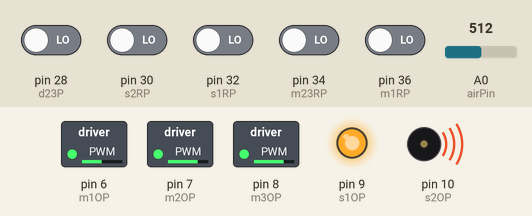
Recording of a sketch running on a simulated Arduino Mega 2560, built with avr-gcc and run on an emulated ATmega2560. Parts: switched loads named in the sketch (green lamp = pin HIGH), output pins drawn as LEDs (lit = HIGH), buzzer (waves = sounding). The test bench sets the inputs (shaded band); at power-on: pin 28 (d23P), pin 30 (s2RP), pin 32 (s1RP), pin 34 (m23RP), pin 36 (m1RP) LOW, A0 (airPin) = 512. Pins used as bus, display or sensor lines are not drawn.

Above: at 0.1 s.
At 2.1 s:
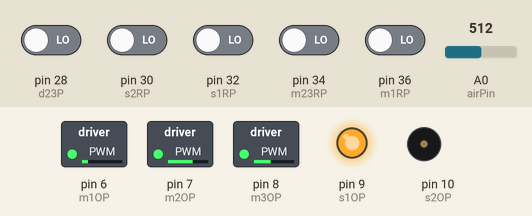
Timing chart, 0 to 3.6 s (numbered marks = the images above):
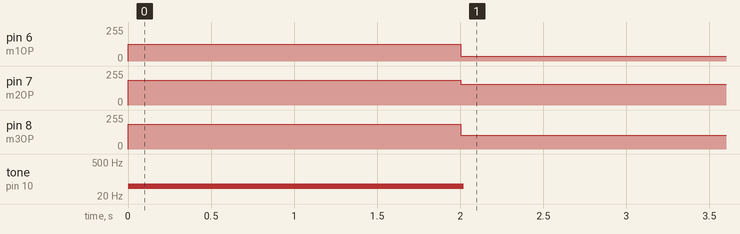

The sketch:

main.ino
```cpp
/*
 * @Author: Phocidae
 * @Date: 2020-05-09 23:23:08
 * @Description: 适用于第一版PCB板
 * @FilePath: \main\main.ino
 */

#include <Wire.h>

#include "motors.h"
#include "JY901.h"
#include "getAttitude.h"
#include "airspeed.h"
#include "APC220.h"


/*class*/
motors   planMotors;
Attitude planAttitude;
airspeed planAirspeed;
APC220   planData;

float OFFSET;

void setup()
{
    planData.setAPC220();

    planMotors.setTimer4();
    planMotors.setTimer2();

    Serial.begin(9600);//for JY901
    Serial3.begin(9600);//for APC220

    OFFSET=planAirspeed.getOffset();

    planMotors.planSignal={986,986,1475,1475,1475};//接收机信号初值
}


void loop()
{
    //控制电机部分
    planMotors.planSignal=planMotors.readSignal();
    planMotors.Output(planMotors.planSignal);


    //for JY901
    while (Serial.available())
{
    JY901.CopeSerialData(Serial.read()); //Call JY901 data cope function
}

    //读取JY901数据部分
    planAttitude.JYTime=planAttitude.getTime(JY901.stcTime.ucMinute,(float)JY901.stcTime.ucSecond,(float)JY901.stcTime.usMiliSecond);
    planAttitude.JYAcc=planAttitude.getAcc((float)JY901.stcAcc.a[0],(float)JY901.stcAcc.a[1],(float)JY901.stcAcc.a[2]);
    planAttitude.JYGyro=planAttitude.getGyro((float)JY901.stcGyro.w[0],(float)JY901.stcGyro.w[1],(float)JY901.stcGyro.w[2]);
    planAttitude.JYAngle=planAttitude.getAngle((float)JY901.stcAngle.Angle[0],(float)JY901.stcAngle.Angle[1],(float)JY901.stcAngle.Angle[2]);

    //demo for Airspeed
    float airSpeed=planAirspeed.getAirspeed(OFFSET);

    planAttitude.JYPress=planAttitude.getPress(JY901.stcPress.lPressure,(float)JY901.stcPress.lAltitude,airSpeed);


    //发送数据
    planData.comTime(planAttitude.JYTime);
    planData.comAcc(planAttitude.JYAcc);
    planData.comGyro(planAttitude.JYGyro);
    planData.comAngle(planAttitude.JYAngle);
    planData.comPress(planAttitude.JYPress);

/*
    //frequncy test
    unsigned long starttime;
    unsigned long stoptime;
    unsigned long looptime;
    starttime = 1000*millis();
    stoptime = 1000*millis();
    looptime = stoptime - starttime;
    Serial.print("Time(us)="); Serial.println(looptime);

    //demo for JY901
    Serial.print("Acc0=");Serial.println((float)planAttitude.JYAcc.ac0);
    Serial.print("Acc1=");Serial.println((float)planAttitude.JYAcc.ac1);
    Serial.print("Acc2=");Serial.println((float)planAttitude.JYAcc.ac2);

    //demo for Airspeed
    Serial.print("Airspeed="); Serial.println(airSpeed);  //若显示Airspeed为"nan",表示传感器安装错误
*/
}
```

APC220.cpp
```cpp
/*
 * @Descripttion: 此程序用于使用APC220回传数据
 * @version:
 * @Author: Phocidae
 * @Date: 2020-05-09 23:23:08
 */

#include "Arduino.h"
#include "APC220.h"

void APC220::setAPC220()
{
    Serial3.begin(9600);
    Serial3.println("APC220 initiated");
    Serial3.println("please wait 3s");
}

/*至少需要传输6组共15个数据,默认回传保留3位小数*/
void APC220::comTime(struct Time planTime)
{
    Serial3.println(planTime.minute);
    Serial3.println(planTime.second);
    Serial3.println(planTime.ms);
}

void APC220::comAcc(struct Acc planAcc)
{
    Serial3.println(planAcc.ac0);
    Serial3.println(planAcc.ac1);
    Serial3.println(planAcc.ac2);
}

void APC220::comGyro(struct Gyro planGyro)
{
    Serial3.println(planGyro.gy0);
    Serial3.println(planGyro.gy1);
    Serial3.println(planGyro.gy2);
}

void APC220::comAngle(struct angle planAngle)
{
    Serial3.println(planAngle.an0);
    Serial3.println(planAngle.an1);
    Serial3.println(planAngle.an2);
}

void APC220::comPress(struct Press planPress)
{
    Serial3.println(planPress.JYlPressure);
    Serial3.println(planPress.JYlAltitude);
    Serial3.println(planPress.Airspeed);
}
```

APC220.h
```cpp
/*
 * @Descripttion: 此程序用于使用APC220回传数据
 * @version:
 * @Author: Phocidae
 * @Date: 2020-05-09 23:23:08
 */


#ifndef APC220_h
#define APC220_h

#include "Arduino.h"
#include "getAttitude.h"

//APC220使用Serial3

class APC220
{
    public:
      void setAPC220();//初始化APC220
      void comTime(struct Time);
      void comAcc(struct Acc);
      void comGyro(struct Gyro);
      void comAngle(struct angle);
      void comPress(struct Press);
};

#endif
```

JY901.cpp
```cpp
#include "JY901.h"
#include "string.h"

CJY901 ::CJY901 ()
{
	ucDevAddr =0x50;
}
void CJY901::StartIIC()
{
	ucDevAddr = 0x50;
	Wire.begin();
}
void CJY901::StartIIC(unsigned char ucAddr)
{
	ucDevAddr = ucAddr;
	Wire.begin();
}
void CJY901 ::CopeSerialData(unsigned char ucData)
{
	static unsigned char ucRxBuffer[250];
	static unsigned char ucRxCnt = 0;

	ucRxBuffer[ucRxCnt++]=ucData;
	if (ucRxBuffer[0]!=0x55)
	{
		ucRxCnt=0;
		return;
	}
	if (ucRxCnt<11) {return;}
	else
	{
		switch(ucRxBuffer[1])
		{
			case 0x50:	memcpy(&stcTime,&ucRxBuffer[2],8);break;
			case 0x51:	memcpy(&stcAcc,&ucRxBuffer[2],8);break;
			case 0x52:	memcpy(&stcGyro,&ucRxBuffer[2],8);break;
			case 0x53:	memcpy(&stcAngle,&ucRxBuffer[2],8);break;
			case 0x54:	memcpy(&stcMag,&ucRxBuffer[2],8);break;
			case 0x55:	memcpy(&stcDStatus,&ucRxBuffer[2],8);break;
			case 0x56:	memcpy(&stcPress,&ucRxBuffer[2],8);break;
			case 0x57:	memcpy(&stcLonLat,&ucRxBuffer[2],8);break;
			case 0x58:	memcpy(&stcGPSV,&ucRxBuffer[2],8);break;
			case 0x59:	memcpy(&stcQuater,&ucRxBuffer[2],8);break;
			case 0x5a:	memcpy(&stcSN,&ucRxBuffer[2],8);break;
		}
		ucRxCnt=0;
	}
}
void CJY901::readRegisters(unsigned char deviceAddr,unsigned char addressToRead, unsigned char bytesToRead, char * dest)
{
  Wire.beginTransmission(deviceAddr);
  Wire.write(addressToRead);
  Wire.endTransmission(false); //endTransmission but keep the connection active

  Wire.requestFrom(deviceAddr, bytesToRead); //Ask for bytes, once done, bus is released by default

  while(Wire.available() < bytesToRead); //Hang out until we get the # of bytes we expect

  for(int x = 0 ; x < bytesToRead ; x++)
    dest[x] = Wire.read();
}
void CJY901::writeRegister(unsigned char deviceAddr,unsigned char addressToWrite,unsigned char bytesToRead, char *dataToWrite)
{
  Wire.beginTransmission(deviceAddr);
  Wire.write(addressToWrite);
  for(int i = 0 ; i < bytesToRead ; i++)
  Wire.write(dataToWrite[i]);
  Wire.endTransmission(); //Stop transmitting
}

short CJY901::ReadWord(unsigned char ucAddr)
{
	short sResult;
	readRegisters(ucDevAddr, ucAddr, 2, (char *)&sResult);
	return sResult;
}
void CJY901::WriteWord(unsigned char ucAddr,short sData)
{
	writeRegister(ucDevAddr, ucAddr, 2, (char *)&sData);
}
void CJY901::ReadData(unsigned char ucAddr,unsigned char ucLength,char chrData[])
{
	readRegisters(ucDevAddr, ucAddr, ucLength, chrData);
}

void CJY901::GetTime()
{
	readRegisters(ucDevAddr, 0x30, 8, (char*)&stcTime);
}
void CJY901::GetAcc()
{
	readRegisters(ucDevAddr, AX, 6, (char *)&stcAcc);
}
void CJY901::GetGyro()
{
	readRegisters(ucDevAddr, GX, 6, (char *)&stcGyro);
}

void CJY901::GetAngle()
{
	readRegisters(ucDevAddr, Roll, 6, (char *)&stcAngle);
}
void CJY901::GetMag()
{
	readRegisters(ucDevAddr, HX, 6, (char *)&stcMag);
}
void CJY901::GetPress()
{
	readRegisters(ucDevAddr, PressureL, 8, (char *)&stcPress);
}
void CJY901::GetDStatus()
{
	readRegisters(ucDevAddr, D0Status, 8, (char *)&stcDStatus);
}
void CJY901::GetLonLat()
{
	readRegisters(ucDevAddr, LonL, 8, (char *)&stcLonLat);
}
void CJY901::GetGPSV()
{
	readRegisters(ucDevAddr, GPSHeight, 8, (char *)&stcGPSV);
}
CJY901 JY901 = CJY901();
```

JY901.h
```cpp
#ifndef JY901_h
#define JY901_h

#define SAVE 			0x00
#define CALSW 		0x01
#define RSW 			0x02
#define RRATE			0x03
#define BAUD 			0x04
#define AXOFFSET	0x05
#define AYOFFSET	0x06
#define AZOFFSET	0x07
#define GXOFFSET	0x08
#define GYOFFSET	0x09
#define GZOFFSET	0x0a
#define HXOFFSET	0x0b
#define HYOFFSET	0x0c
#define HZOFFSET	0x0d
#define D0MODE		0x0e
#define D1MODE		0x0f
#define D2MODE		0x10
#define D3MODE		0x11
#define D0PWMH		0x12
#define D1PWMH		0x13
#define D2PWMH		0x14
#define D3PWMH		0x15
#define D0PWMT		0x16
#define D1PWMT		0x17
#define D2PWMT		0x18
#define D3PWMT		0x19
#define IICADDR		0x1a
#define LEDOFF 		0x1b
#define GPSBAUD		0x1c

#define YYMM				0x30
#define DDHH				0x31
#define MMSS				0x32
#define MS					0x33
#define AX					0x34
#define AY					0x35
#define AZ					0x36
#define GX					0x37
#define GY					0x38
#define GZ					0x39
#define HX					0x3a
#define HY					0x3b
#define HZ					0x3c
#define Roll				0x3d
#define Pitch				0x3e
#define Yaw					0x3f
#define TEMP				0x40
#define D0Status		0x41
#define D1Status		0x42
#define D2Status		0x43
#define D3Status		0x44
#define PressureL		0x45
#define PressureH		0x46
#define HeightL			0x47
#define HeightH			0x48
#define LonL				0x49
#define LonH				0x4a
#define LatL				0x4b
#define LatH				0x4c
#define GPSHeight   0x4d
#define GPSYAW      0x4e
#define GPSVL				0x4f
#define GPSVH				0x50

#define DIO_MODE_AIN 0
#define DIO_MODE_DIN 1
#define DIO_MODE_DOH 2
#define DIO_MODE_DOL 3
#define DIO_MODE_DOPWM 4
#define DIO_MODE_GPS 5

struct STime
{
	unsigned char ucYear;
	unsigned char ucMonth;
	unsigned char ucDay;
	unsigned char ucHour;
	unsigned char ucMinute;
	unsigned char ucSecond;
	unsigned short usMiliSecond;
};
struct SAcc
{
	short a[3];
	short T;
};
struct SGyro
{
	short w[3];
	short T;
};
struct SAngle
{
	short Angle[3];
	short T;
};
struct SMag
{
	short h[3];
	short T;
};

struct SDStatus
{
	short sDStatus[4];
};

struct SPress
{
	long lPressure;
	long lAltitude;
};

struct SLonLat
{
	long lLon;
	long lLat;
};

struct SGPSV
{
	short sGPSHeight;
	short sGPSYaw;
	long lGPSVelocity;
};
struct SQuater
{
	short q0;
	short q1;
	short q2;
	short q3;
};
struct SSN
{
	short sSVNum;
	short sPDOP;
	short sHDOP;
	short sVDOP;
};
class CJY901
{
  public:
	struct STime		stcTime;
	struct SAcc 		stcAcc;
	struct SGyro 		stcGyro;
	struct SAngle 		stcAngle;
	struct SMag 		stcMag;
	struct SDStatus 	stcDStatus;
	struct SPress 		stcPress;
	struct SLonLat 		stcLonLat;
	struct SGPSV 		stcGPSV;
	struct SQuater		stcQuater;
	struct SSN 		stcSN;

    CJY901 ();
	void StartIIC();
	void StartIIC(unsigned char ucAddr);
    void CopeSerialData(unsigned char ucData);
	short ReadWord(unsigned char ucAddr);
	void WriteWord(unsigned char ucAddr,short sData);
	void ReadData(unsigned char ucAddr,unsigned char ucLength,char chrData[]);
	void GetTime();
	void GetAcc();
	void GetGyro();
	void GetAngle();
	void GetMag();
	void GetPress();
	void GetDStatus();
	void GetLonLat();
	void GetGPSV();

  private:
	unsigned char ucDevAddr;
	void readRegisters(unsigned char deviceAddr,unsigned char addressToRead, unsigned char bytesToRead, char * dest);
	void writeRegister(unsigned char deviceAddr,unsigned char addressToWrite,unsigned char bytesToRead, char *dataToWrite);
};
extern CJY901 JY901;
#include <Wire.h>
#endif
```

airspeed.cpp
```cpp
/*
 * @Descripttion: 此程序用于从MVPX700读取空速
 * @version:
 * @Author: Phocidae
 * @Date: 2020-05-09 23:23:08
 */

#include "Arduino.h"
#include "airspeed.h"

float airspeed::getOffset()
{
    int sum = 0;
    int sensorValue = 0;
    for (int i = 0; i < 20; i++)
    {
        sensorValue=analogRead(airPin)-512;
        sum=sum+sensorValue;
        delay(100);
    }
    float OFFSET=sum/20;
    return OFFSET;
}

float airspeed::getAirspeed(float OFFSET)
{
    float sensorValue=analogRead(airPin)-OFFSET;
    float airspeed=sqrt(7.55*sensorValue-3866.976);
    return airspeed;
}
```

airspeed.h
```cpp
/*
 * @Descripttion: 此程序用于从MVPX700读取空速
 * @version:
 * @Author: Phocidae
 * @Date: 2020-05-09 23:23:08
 */


#ifndef AIRSPEED_h
#define AIRSPEED_h

#include "Arduino.h"

#define airPin A0

class airspeed
{
public:
    float getOffset();//校准：得到前2秒读数，作为基准点(OFFSET)
    float getAirspeed(float);//输出结果
};

#endif
```

getAttitude.cpp
```cpp
/*
 * @Descripttion:
 * @version:
 * @Author: 此程序用于获取JY901的读数
 * @Date: 2020-05-09 23:23:08
 */

#include "JY901.h"
#include "Arduino.h"
#include "getAttitude.h"


Time Attitude::getTime(unsigned char m,unsigned char s,unsigned short ms)
{
    Time JYTime;
    JYTime.minute=(float)m;
	JYTime.second=(float)s;
    JYTime.ms=(float)ms;
    return JYTime;
}

Acc Attitude::getAcc(float a0,float a1,float a2)
{
    Acc JYAcc;
    JYAcc.ac0=a0/2048;
	JYAcc.ac1=a1/2048;
	JYAcc.ac2=a2/2048;
    return JYAcc;
}

Gyro Attitude::getGyro(float a0,float a1,float a2)
{
    Gyro JYGyro;
    JYGyro.gy0=a0/16.384;
    JYGyro.gy1=a1/16.384;
    JYGyro.gy2=a2/16.384;
    return JYGyro;
}

angle Attitude::getAngle(float a0,float a1,float a2)
{
    angle JYAngle;
    JYAngle.an0=a0/182.044;
    JYAngle.an1=a1/182.044;
    JYAngle.an2=a2/182.044;
    return JYAngle;
}

Press Attitude::getPress(long a0,float a1,float a2)
{
    Press JYPress;
    JYPress.JYlPressure=(float)a0;
    JYPress.JYlPressure=a0;
	JYPress.JYlAltitude=a1/100;
    JYPress.Airspeed=a2;
    return JYPress;
}
```

getAttitude.h
```cpp
/*
 * @Descripttion:
 * @version:
 * @Author: 此程序用于获取JY901的读数
 * @Date: 2020-05-09 23:23:08
 */

#ifndef ATTITUDE_h
#define ATTITUDE_h

#include "Arduino.h"
#include "JY901.h"
#include <Wire.h>

//电路板上JY901接TX0和RX0

struct Time
{
	float minute;
	float second;
    float ms;
};

struct Acc
{
	float ac0;
	float ac1;
	float ac2;
};

struct Gyro//陀螺仪
{
    float gy0;
    float gy1;
    float gy2;
};

struct angle
{
    float an0;
    float an1;
    float an2;
};

struct Press
{
	float JYlPressure;
	float JYlAltitude;
    float Airspeed;//NOTICE:为发送数据方便，Airspeed并入该结构体
};

class Attitude
{
    public:
      struct Time  JYTime;
      struct Acc   JYAcc;
      struct Gyro  JYGyro;
      struct angle JYAngle;
      struct Press JYPress;

      Time  getTime(unsigned char, unsigned char, short unsigned int);
      Acc   getAcc(float,float,float);
      Gyro  getGyro(float,float,float);
      angle getAngle(float,float,float);
      Press getPress(long,float,float);//Airspeed作为第三个参数
};

#endif
```

motors.cpp
```cpp
/*
 * @Descripttion: 此程序设定Timer4控制的PIN6,7,8输出f=500Hz的PWM & Timer2控制的PIN9,10;
 * @version:
 * @Author: Phocidae
 * @Date: 2020-05-09 23:23:08
 */

#include "motors.h"
#include "Arduino.h"

void motors::setTimer4()
{
    pinMode(m1OP,OUTPUT);
    pinMode(m2OP,OUTPUT);
    pinMode(m3OP,OUTPUT);

    TCCR4A=_BV(COM4A1)|_BV(COM4B1)| _BV(COM4C1)|_BV(WGM42)| _BV(WGM40);//Fast PWM with 9bit
    TCCR4B=_BV(CS41)|_BV(CS40);//500Hz，周期为4098us，占空比区间为[0.244,0.366,0.488]
    OCR4A=124;//brushless
    OCR4B=187;//brush(无需行程设定） (187~249)
    OCR4C=187;//brush
}

void motors::setTimer2()
{
    pinMode(s1OP,OUTPUT);
    pinMode(s2OP,OUTPUT);

    TCCR2A = _BV(COM2A0) | _BV(COM2B1) |  _BV(WGM20);
    TCCR2B = _BV(WGM22) | _BV(CS22) |_BV(CS21)| _BV(CS20);
    OCR2A = 156;//50Hz
    OCR2B =156;
}

Signal motors::readSignal()
{
    Signal planSignal;
    planSignal.m1Re=pulseIn(m1RP,HIGH,20);//读取，pulseIn()的完整形式应为pulseIn(Pin,HIGH/LOW,timeout),timeout (optional): the number of microseconds to wait for the pulse to be completed: the function returns 0 if no complete pulse was received within the timeout. Default is one second (unsigned long).timeout需用示波器测得
    planSignal.m23Re=pulseIn(m23RP,HIGH,20);
    planSignal.s1Re=pulseIn(s1RP,HIGH,20);
    planSignal.s2Re=pulseIn(s2RP,HIGH,20);
    planSignal.d23Re=pulseIn(d23P,HIGH,20);
    return planSignal;
}

void motors::Output(struct Signal mysignal)
{
    struct Signal planSignal=mysignal;
    m1O=map(planSignal.m1Re,986,1964,135,233);//电机输出,此处的135和233为校正值
    if (planSignal.d23Re>1475)//假设微调旋钮中值为1480，>1480：右边转速较快，<1480：左边转速较快
    {
        m3O=map(planSignal.m23Re,986,1964,195,233);//此处的195为修正值
        m2O=m3O-0.9*fabs((map(planSignal.d23Re,986,1964,195,233)-214));
    }
    else
    {
        m2O=map(planSignal.m23Re,986,1964,195,233);//此处的195为修正值
        m3O=m2O-0.9*fabs((map(planSignal.d23Re,986,1964,195,233)-214));
    }

    s1O=map(planSignal.s1Re,986,1964,1,20);//舵机输出
    s2O=map(planSignal.s2Re,986,1964,1,20);

    //该函数必须以以下部分结尾
    OCR4A=m1O;
    OCR4B=m2O;
    OCR4C=m3O;
    OCR2A=s1O;
    OCR2B=s2O;
}
```

motors.h
```cpp
/*
 * @Descripttion: 此程序设定Timer4控制的PIN6,7,8输出f=500Hz的PWM & Timer2控制的PIN9,10;
 * @version:
 * @Author: Phocidae
 * @Date: 2020-05-09 23:23:08
 */

#ifndef MOTORS_h
#define MOTORS_h

#include "Arduino.h"

//PWM Out_PIN
#define m1OP 6//brushless
#define m2OP 7//brush
#define m3OP 8
#define s1OP 9//Servo
#define s2OP 10

//Read signal from remote
#define m1RP  36
#define m23RP 34
#define s1RP  32//垂直尾翼
#define s2RP  30//水平尾翼
#define d23P  28//2号、3号电机的速度差


struct Signal
{
    int m1Re;
    int m23Re;
    int s1Re;
    int s2Re;
    int d23Re;
};

class motors
{
    private:
      int m1O=195;
      int m2O=195;
      int m3O=195;
      int s1O=5;//舵机的零值为90度
      int s2O=5;

    public:
      struct Signal planSignal;

      //设置寄存器
      void setTimer4();//控制PIN6、7、8
      void setTimer2();//控制PIN9、10

      Signal readSignal();//读取遥控器信号
      void Output(struct Signal);

};

#endif
```

Measured:
- by itself, pin 6 (m1OP): 124/255 → 37/255 at 2.0 s
- by itself, pin 7 (m2OP): 187/255 → 157/255 at 2.0 s
- by itself, pin 8 (m3OP): 187/255 → 105/255 at 2.0 s
- by itself, tone on pin 10 (s2OP): silent → 50 Hz at 0.00 s, → silent 2.0 s later
